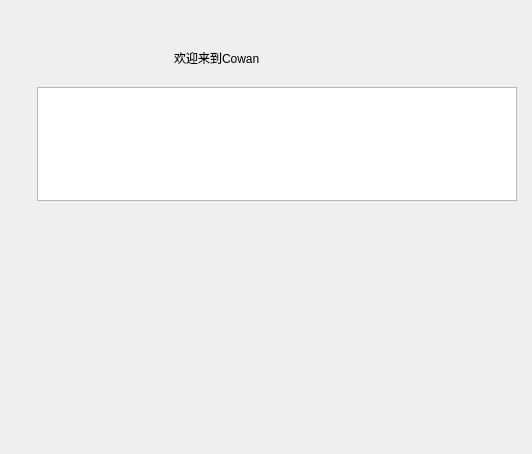
<?xml version="1.0" encoding="UTF-8"?>
<ui version="4.0">
 <class>Form</class>
 <widget class="QWidget" name="Form">
  <property name="geometry">
   <rect>
    <x>0</x>
    <y>0</y>
    <width>532</width>
    <height>454</height>
   </rect>
  </property>
  <property name="windowTitle">
   <string>Form</string>
  </property>
  <widget class="QListWidget" name="listWidget">
   <property name="geometry">
    <rect>
     <x>37</x>
     <y>87</y>
     <width>480</width>
     <height>114</height>
    </rect>
   </property>
  </widget>
  <widget class="QLabel" name="label">
   <property name="geometry">
    <rect>
     <x>174</x>
     <y>50</y>
     <width>158</width>
     <height>16</height>
    </rect>
   </property>
   <property name="text">
    <string>欢迎来到Cowan</string>
   </property>
  </widget>
 </widget>
 <resources/>
 <connections/>
</ui>
